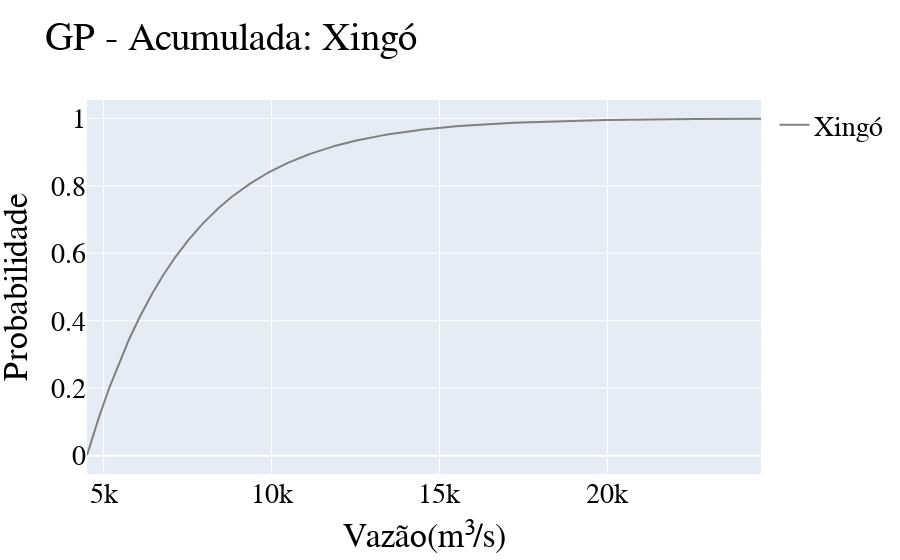
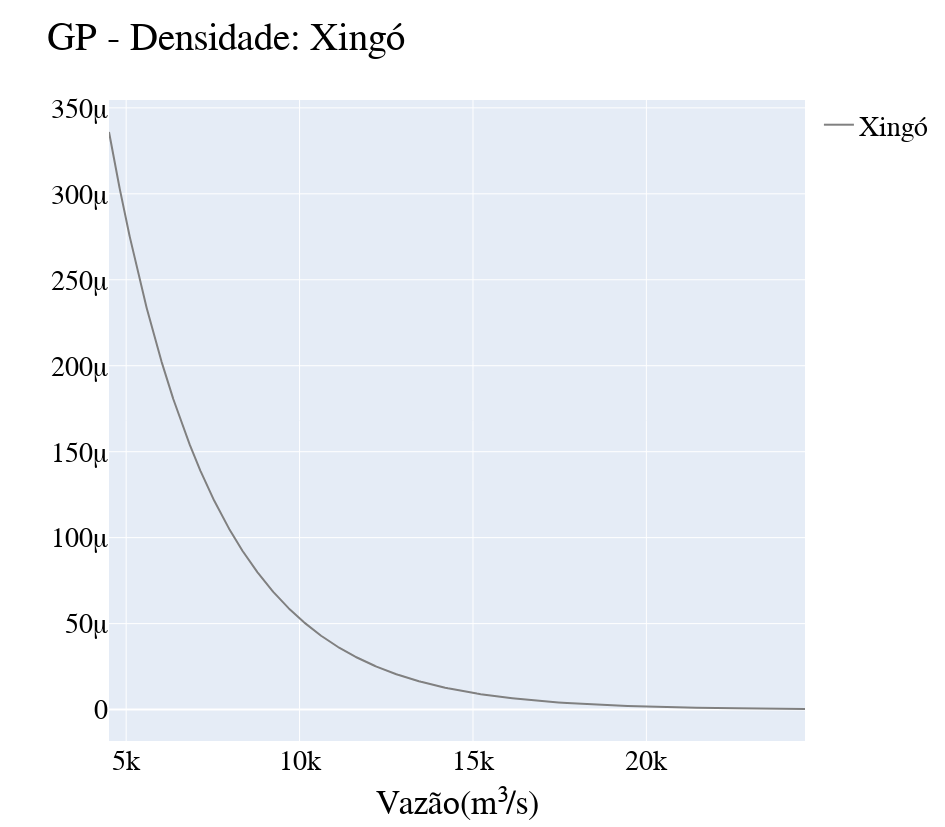

The code cell stored with these charts, in order, in its notebook:
### Markdown cell above
##### Momemtos L

### Code cell
#Distribuição cumulativa
title = 'Xingó'
type_function = 'cumulative'
fig_acum_mml_pareto, data_acum_mml_pareto = peaks_sdp.plot_distribution(title, type_function, estimador='mml')
#py.offline.plot(fig, filename='gráficos/distrib_cum_sdp_mvs.html')
pio.show(fig_acum_mml_pareto)

#Distribuição densidade-probabilidade
title = 'Xingó'
type_function = 'density'
fig_density_mml_pareto, data_density_mmml_pareto = peaks_sdp.plot_distribution(title, type_function, estimador='mml')
#py.offline.plot(fig, filename='gráficos/distrib_density_sdp_mvs.html')
pio.show(fig_density_mml_pareto)

### Figure 1 — Plotly figure (JSON) as saved in the notebook; plotly's stock layout.template omitted (floating-point values rounded to 4 significant figures; data arrays with more than 128 entries replaced by an {"elided": "..."} marker saying what was removed)
{"data": [{"line": {"color": "rgb(128, 128, 128)", "width": 2}, "name": "Xingó", "type": "scatter", "x": {"elided": "999 float values"}, "y": {"elided": "999 float values"}}], "layout": {"font": {"color": "rgb(0,0,0)", "family": "Time New Roman", "size": 28}, "showlegend": true, "title": {"text": "GP - Acumulada: Xingó"}, "xaxis": {"title": {"text": "Vazão(m³/s)"}}, "yaxis": {"title": {"text": "Probabilidade"}}}}

### Figure 2 — Plotly figure (JSON) as saved in the notebook; plotly's stock layout.template omitted (floating-point values rounded to 4 significant figures; data arrays with more than 128 entries replaced by an {"elided": "..."} marker saying what was removed)
{"data": [{"line": {"color": "rgb(128, 128, 128)", "width": 2}, "name": "Xingó", "type": "scatter", "x": {"elided": "999 float values"}, "y": {"elided": "999 float values"}}], "layout": {"font": {"color": "rgb(0,0,0)", "family": "Time New Roman", "size": 28}, "height": 827, "showlegend": true, "title": {"text": "GP - Densidade: Xingó"}, "width": 945, "xaxis": {"title": {"text": "Vazão(m³/s)"}}, "yaxis": {"title": {"text": ""}}}}
